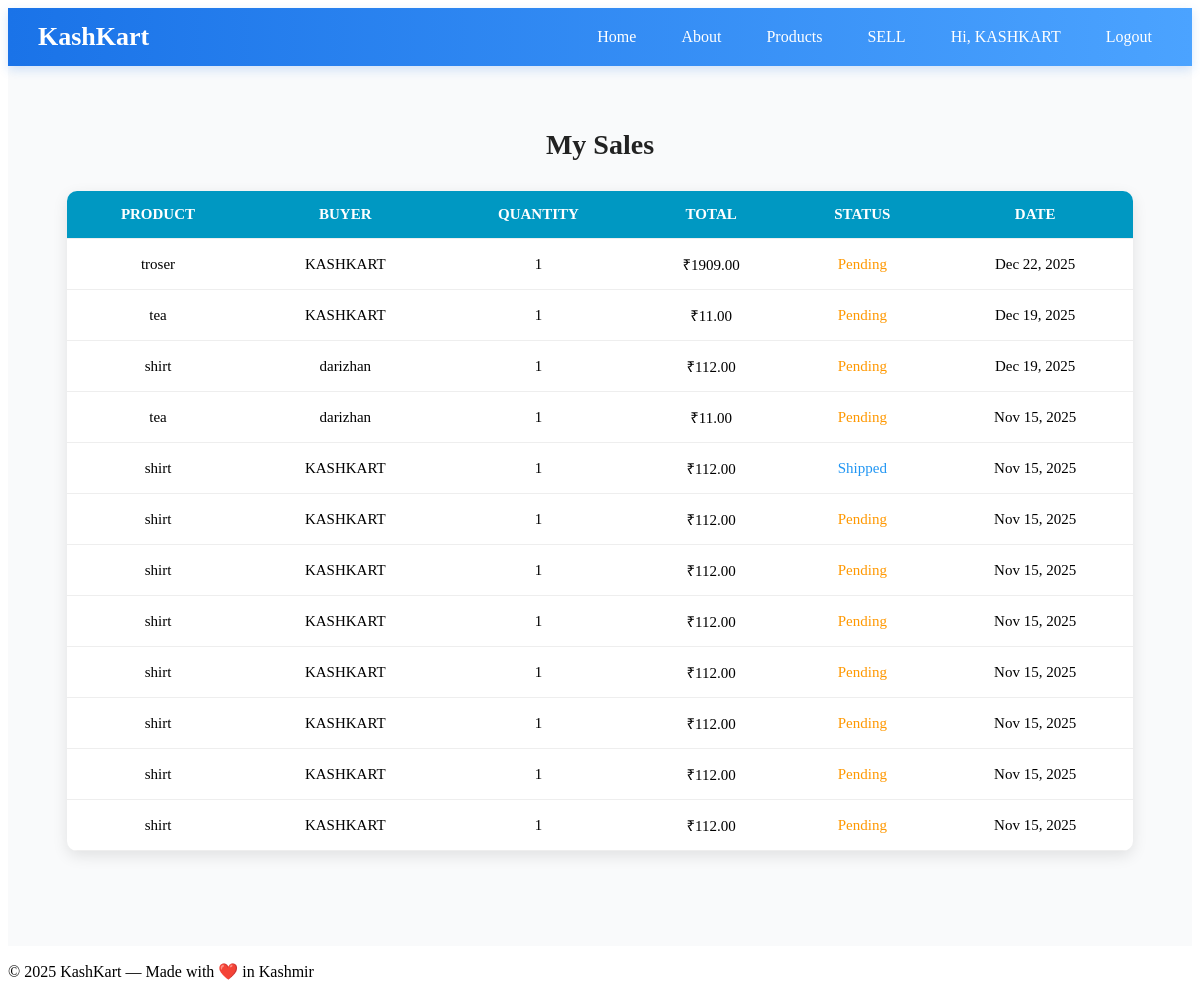
Page /vendor/sales/ (signed in) on the committed database.
### vendor/models.py (models this page shows, shortened)
class Sale(models.Model):
    product = models.ForeignKey("products.Product", on_delete=models.CASCADE)
    vendor = models.ForeignKey(Vendor, on_delete=models.CASCADE)
    buyer = models.ForeignKey(User, on_delete=models.SET_NULL, null=True, blank=True)
    quantity = models.PositiveIntegerField(default=1)
    total_price = models.DecimalField(max_digits=10, decimal_places=2)
    sale_date = models.DateTimeField(auto_now_add=True)
    status = models.CharField(
        max_length=20,
        choices=[
            ('Pending', 'Pending'),
            ('Shipped', 'Shipped'),
            ('Delivered', 'Delivered'),
            ('Cancelled', 'Cancelled')
        ],
        default='Pending'
    )

### products/models.py (models this page shows, shortened)
class Product(models.Model):
    vendor = models.ForeignKey("vendor.Vendor", on_delete=models.CASCADE, related_name="products")
    category = models.ForeignKey(Category, on_delete=models.SET_NULL, null=True, blank=True)
    product_name = models.CharField(max_length=200)
    description = models.TextField()
    price = models.DecimalField(max_digits=10, decimal_places=2)
    stock = models.PositiveIntegerField()
    image1 = models.ImageField(upload_to='products/', blank=True, null=True)
    image2 = models.ImageField(upload_to='products/', blank=True, null=True)
    image3 = models.ImageField(upload_to='products/', blank=True, null=True)
    image4 = models.ImageField(upload_to='products/', blank=True, null=True)
    created_at = models.DateTimeField(auto_now_add=True)

### vendor/views.py (the view)
# urls.py: path('sales/', views.vendor_sales, name='vendor_sales'),
@login_required
def vendor_sales(request):
    vendor = Vendor.objects.get(user=request.user)
    sales = Sale.objects.filter(vendor=vendor).order_by('-sale_date')
    return render(request, 'vendor/vendor_sales.html', {'sales': sales})

### vendor/templates/vendor/vendor_sales.html (shortened to what this page needs)
{% extends 'layout.html' %}
{% load static %}
{% block extra_css %}
<link rel="stylesheet" href="{% static 'css/vendor_sales.css' %}">
{% endblock %}
{% block content %}
<section class="sales-section">
  <h2>My Sales</h2>
  {% if sales %}
    <table class="sales-table">
      <thead>
        <tr>
          <th>Product</th>
          <th>Buyer</th>
          <th>Quantity</th>
          <th>Total</th>
          <th>Status</th>
          <th>Date</th>
        </tr>
      </thead>
      <tbody>
        {% for sale in sales %}
        <tr>
          <td>{{ sale.product.product_name }}</td>
          <td>{{ sale.buyer.username|default:"Guest" }}</td>
          <td>{{ sale.quantity }}</td>
          <td>₹{{ sale.total_price }}</td>
          <td class="status {{ sale.status|lower }}">{{ sale.status }}</td>
          <td>{{ sale.sale_date|date:"M d, Y" }}</td>
        </tr>
        {% endfor %}
      </tbody>
    </table>
  {% else %}
    <p class="no-sales">No sales recorded yet.</p>
  {% endif %}
</section>
{% endblock %}

### templates/layout.html (shortened to what this page needs)
{% load static %}
<!DOCTYPE html>
<html lang="en">
<head>
  <link rel="stylesheet" href="{% static 'css/layout.css' %}">
  {% block extra_css %}{% endblock %}
</head>
<body>
<header>
  <div class="logo">KashKart</div>
  <nav id="navbar">
    <ul>
      <li><a href="{% url 'home' %}">Home</a></li>
      <li><a href="{% url 'about' %}">About</a></li>
      <li><a href="{%url 'products_list'%}">Products</a></li>
      <li>
  {% if request.user.is_authenticated and request.user.vendor %}
      <a href="{% url 'vendor_dashboard' %}">SELL</a>
  {% else %}
      <a href="{% url 'vendor_login' %}">SELL</a>
  {% endif %}
</li>
      {% if request.user.is_authenticated %}
<li><a href="{% url 'customer_dashboard' %}">Hi, {{ request.user.username }}</a></li>
<li><a href="{% url 'customer_logout' %}">Logout</a></li>
{% else %}
<li><a href="{% url 'customer_login' %}">Login</a></li>
<li><a href="{% url 'customer_signup' %}">Signup</a></li>
{% endif %}
    </ul>
  </nav>
</header>
  <main>
    {% block content %}
    {% endblock %}
  </main>
  <footer>
    <p>&copy; 2025 KashKart — Made with ❤️ in Kashmir</p>
  </footer>
</body>
</html>

### static/css/layout.css (style rules this page uses)
header { background: linear-gradient(to right, #1a73e8, #4ba3ff); padding: 14px 30px; display: flex; justify-content: space-between; align-items: center; position: sticky; top: 0; z-index: 1000; box-shadow: 0 4px 10px rgba(26, 115, 232, 0.18); }
header .logo { font-size: 26px; font-weight: bold; color: white; }
nav { position: relative; }
nav ul { display: flex; gap: 25px; list-style: none; margin: 0; padding: 0; }
nav ul li a { color: white; text-decoration: none; font-weight: 500; padding: 6px 10px; border-radius: 6px; transition: 0.2s; }

### rows in the picture
Sale: product.product_name "troser", buyer.username "KASHKART", quantity "1", total_price "1909.00", status "Pending", sale_date "Dec 22, 2025"
Sale: product.product_name "tea", buyer.username "KASHKART", quantity "1", total_price "11.00", status "Pending", sale_date "Dec 19, 2025"
Sale: product.product_name "shirt", buyer.username "darizhan", quantity "1", total_price "112.00", status "Pending", sale_date "Dec 19, 2025"
Sale: product.product_name "tea", buyer.username "darizhan", quantity "1", total_price "11.00", status "Pending", sale_date "Nov 15, 2025"
Sale: product.product_name "shirt", buyer.username "KASHKART", quantity "1", total_price "112.00", status "Shipped", sale_date "Nov 15, 2025"
Sale: product.product_name "shirt", buyer.username "KASHKART", quantity "1", total_price "112.00", status "Pending", sale_date "Nov 15, 2025"
Sale: product.product_name "shirt", buyer.username "KASHKART", quantity "1", total_price "112.00", status "Pending", sale_date "Nov 15, 2025"
Sale: product.product_name "shirt", buyer.username "KASHKART", quantity "1", total_price "112.00", status "Pending", sale_date "Nov 15, 2025"
Sale: product.product_name "shirt", buyer.username "KASHKART", quantity "1", total_price "112.00", status "Pending", sale_date "Nov 15, 2025"
Sale: product.product_name "shirt", buyer.username "KASHKART", quantity "1", total_price "112.00", status "Pending", sale_date "Nov 15, 2025"
Sale: product.product_name "shirt", buyer.username "KASHKART", quantity "1", total_price "112.00", status "Pending", sale_date "Nov 15, 2025"
Sale: product.product_name "shirt", buyer.username "KASHKART", quantity "1", total_price "112.00", status "Pending", sale_date "Nov 15, 2025"

### other values in the picture
{{ request.user.username }} "KASHKART"
